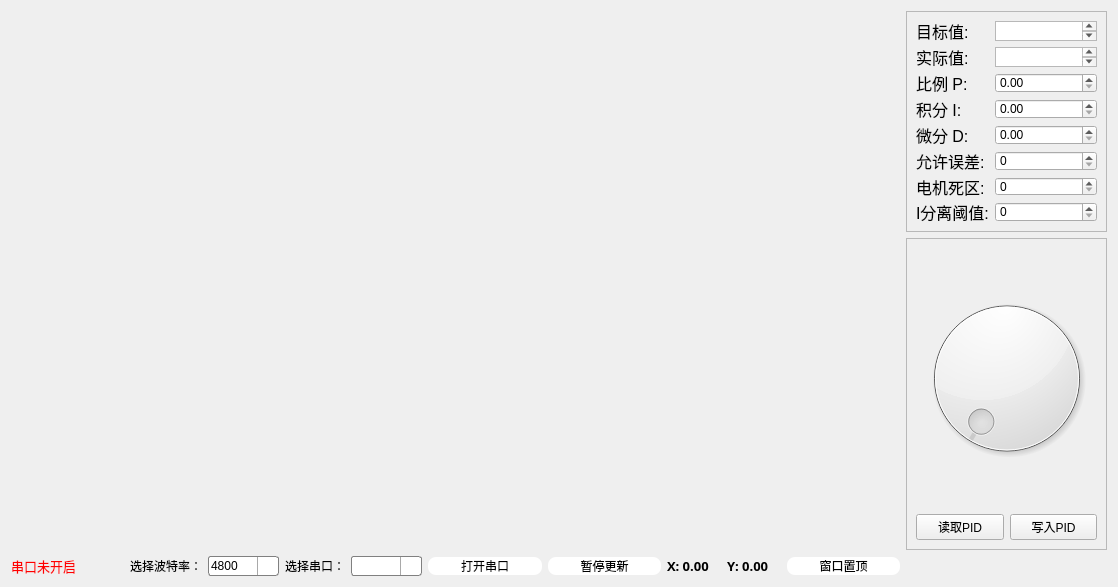
<?xml version="1.0" encoding="UTF-8"?>
<ui version="4.0">
 <class>Chart</class>
 <widget class="QWidget" name="Chart">
  <property name="geometry">
   <rect>
    <x>0</x>
    <y>0</y>
    <width>1118</width>
    <height>587</height>
   </rect>
  </property>
  <property name="windowTitle">
   <string>Form</string>
  </property>
  <layout class="QGridLayout" name="gridLayout_4">
   <item row="0" column="0" rowspan="2" colspan="6">
    <widget class="QCustomPlot" name="chartWidget" native="true">
     <property name="styleSheet">
      <string notr="true"/>
     </property>
    </widget>
   </item>
   <item row="0" column="6">
    <widget class="QFrame" name="frame">
     <property name="minimumSize">
      <size>
       <width>201</width>
       <height>221</height>
      </size>
     </property>
     <property name="maximumSize">
      <size>
       <width>201</width>
       <height>221</height>
      </size>
     </property>
     <property name="frameShape">
      <enum>QFrame::StyledPanel</enum>
     </property>
     <property name="frameShadow">
      <enum>QFrame::Raised</enum>
     </property>
     <layout class="QGridLayout" name="gridLayout_2">
      <item row="0" column="0">
       <layout class="QFormLayout" name="formLayout">
        <item row="0" column="0">
         <widget class="QLabel" name="label_4">
          <property name="font">
           <font>
            <pointsize>12</pointsize>
           </font>
          </property>
          <property name="text">
           <string>目标值:</string>
          </property>
         </widget>
        </item>
        <item row="0" column="1">
         <widget class="QTextBrowser" name="target_val_Text">
          <property name="styleSheet">
           <string notr="true">QLineEdit {
	/* 边框1px宽，颜色为深紫色 */
    border: 1px solid rgb(41, 57, 85);
	/* 给定3px边框圆角 */
    border-radius: 3px;
	/* 背景色定为白色吧 */
    background: white;
	/* 文本的大小 */
    font-size: 14px ;
}
 
QLineEdit:hover {
	/* 鼠标悬停时，我们将编辑框的边框设置为蓝色 */
    border: 1px solid blue; 
}</string>
          </property>
         </widget>
        </item>
        <item row="1" column="0">
         <widget class="QLabel" name="label_5">
          <property name="font">
           <font>
            <pointsize>12</pointsize>
           </font>
          </property>
          <property name="text">
           <string>实际值:</string>
          </property>
         </widget>
        </item>
        <item row="1" column="1">
         <widget class="QTextBrowser" name="fact_val_Text"/>
        </item>
        <item row="2" column="0">
         <widget class="QLabel" name="label_6">
          <property name="font">
           <font>
            <pointsize>12</pointsize>
           </font>
          </property>
          <property name="text">
           <string>比例 P:</string>
          </property>
         </widget>
        </item>
        <item row="2" column="1">
         <widget class="QDoubleSpinBox" name="pLineEdit"/>
        </item>
        <item row="3" column="0">
         <widget class="QLabel" name="label_7">
          <property name="font">
           <font>
            <pointsize>12</pointsize>
           </font>
          </property>
          <property name="text">
           <string>积分 I:</string>
          </property>
         </widget>
        </item>
        <item row="3" column="1">
         <widget class="QDoubleSpinBox" name="iLineEdit"/>
        </item>
        <item row="4" column="0">
         <widget class="QLabel" name="label_8">
          <property name="font">
           <font>
            <pointsize>12</pointsize>
           </font>
          </property>
          <property name="text">
           <string>微分 D:</string>
          </property>
         </widget>
        </item>
        <item row="4" column="1">
         <widget class="QDoubleSpinBox" name="dLineEdit"/>
        </item>
        <item row="5" column="0">
         <widget class="QLabel" name="label_11">
          <property name="font">
           <font>
            <pointsize>12</pointsize>
           </font>
          </property>
          <property name="text">
           <string>允许误差:</string>
          </property>
         </widget>
        </item>
        <item row="5" column="1">
         <widget class="QSpinBox" name="allowable_error_QSpinBox"/>
        </item>
        <item row="6" column="0">
         <widget class="QLabel" name="label_9">
          <property name="font">
           <font>
            <pointsize>12</pointsize>
           </font>
          </property>
          <property name="text">
           <string>电机死区:</string>
          </property>
         </widget>
        </item>
        <item row="6" column="1">
         <widget class="QSpinBox" name="dead_zone_spinBox"/>
        </item>
        <item row="7" column="0">
         <widget class="QLabel" name="label_10">
          <property name="font">
           <font>
            <pointsize>12</pointsize>
           </font>
          </property>
          <property name="text">
           <string>I分离阈值:</string>
          </property>
         </widget>
        </item>
        <item row="7" column="1">
         <widget class="QSpinBox" name="I_Separate_spinBox"/>
        </item>
       </layout>
      </item>
     </layout>
    </widget>
   </item>
   <item row="1" column="6">
    <widget class="QFrame" name="frame_2">
     <property name="minimumSize">
      <size>
       <width>201</width>
       <height>0</height>
      </size>
     </property>
     <property name="maximumSize">
      <size>
       <width>201</width>
       <height>16777215</height>
      </size>
     </property>
     <property name="frameShape">
      <enum>QFrame::StyledPanel</enum>
     </property>
     <property name="frameShadow">
      <enum>QFrame::Raised</enum>
     </property>
     <layout class="QGridLayout" name="gridLayout_3">
      <item row="0" column="0" colspan="2">
       <widget class="QDial" name="dial"/>
      </item>
      <item row="1" column="0">
       <widget class="QPushButton" name="readPidButton">
        <property name="text">
         <string>读取PID</string>
        </property>
       </widget>
      </item>
      <item row="1" column="1">
       <widget class="QPushButton" name="writePidButton">
        <property name="text">
         <string>写入PID</string>
        </property>
       </widget>
      </item>
     </layout>
    </widget>
   </item>
   <item row="2" column="0">
    <widget class="QLabel" name="serialTipLabel">
     <property name="font">
      <font>
       <family>宋体</family>
       <pointsize>10</pointsize>
      </font>
     </property>
     <property name="styleSheet">
      <string notr="true">color: rgb(255, 0, 0);</string>
     </property>
     <property name="text">
      <string>串口未开启</string>
     </property>
    </widget>
   </item>
   <item row="2" column="1">
    <layout class="QGridLayout" name="gridLayout">
     <item row="0" column="1">
      <widget class="QComboBox" name="baudComboBox">
       <property name="styleSheet">
        <string notr="true">QComboBox {
    border: 1px solid gray;
    border-radius: 3px;
    padding: 1px 2px 1px 2px;
	max-width: 6em;
}

QComboBox::drop-down {
    subcontrol-origin: padding;
    subcontrol-position: top right;
    width: 20px;
    border-left-width: 1px;
    border-left-color: darkgray;
    border-left-style: solid;
    border-top-right-radius: 3px; 
    border-bottom-right-radius: 3px;
}

QComboBox::down-arrow {
    image: url(://image/down_arrow_16.png);
}
</string>
       </property>
       <item>
        <property name="text">
         <string>4800</string>
        </property>
       </item>
       <item>
        <property name="text">
         <string>9600</string>
        </property>
       </item>
       <item>
        <property name="text">
         <string>19200</string>
        </property>
       </item>
       <item>
        <property name="text">
         <string>38400</string>
        </property>
       </item>
       <item>
        <property name="text">
         <string>57600</string>
        </property>
       </item>
       <item>
        <property name="text">
         <string>115200</string>
        </property>
       </item>
       <item>
        <property name="text">
         <string>128000</string>
        </property>
       </item>
       <item>
        <property name="text">
         <string>256000</string>
        </property>
       </item>
      </widget>
     </item>
     <item row="0" column="3">
      <widget class="QComboBox" name="portComboBox">
       <property name="styleSheet">
        <string notr="true">QComboBox {
    border: 1px solid gray;
    border-radius: 3px;
    padding: 1px 2px 1px 2px;
	max-width: 6em;
}

QComboBox::drop-down {
    subcontrol-origin: padding;
    subcontrol-position: top right;
    width: 20px;
    border-left-width: 1px;
    border-left-color: darkgray;
    border-left-style: solid;
    border-top-right-radius: 3px; 
    border-bottom-right-radius: 3px;
}

QComboBox::down-arrow {
    image: url(://image/down_arrow_16.png);
}
</string>
       </property>
      </widget>
     </item>
     <item row="0" column="2">
      <widget class="QLabel" name="portLabel">
       <property name="font">
        <font>
         <family>宋体</family>
         <pointsize>9</pointsize>
        </font>
       </property>
       <property name="text">
        <string>选择串口：</string>
       </property>
      </widget>
     </item>
     <item row="0" column="0">
      <widget class="QLabel" name="baudLabel">
       <property name="font">
        <font>
         <family>宋体</family>
         <pointsize>9</pointsize>
        </font>
       </property>
       <property name="text">
        <string>选择波特率：</string>
       </property>
      </widget>
     </item>
    </layout>
   </item>
   <item row="2" column="2">
    <widget class="QPushButton" name="openSerialButton">
     <property name="styleSheet">
      <string notr="true">/*按钮普通态*/
QPushButton
{
    /*背景颜色*/  
    background-color:rgb(255 , 255 , 255);
    /*边框圆角半径为8像素*/ 
    border-radius:8px;
}

/*按钮停留态*/
QPushButton:hover
{
    /*背景颜色*/  
    background-color:rgb(197, 212, 244);
}

/*按钮按下态*/
QPushButton:pressed
{
    /*背景颜色*/  
    background-color: rgb(162, 188, 228);
    /*左内边距为3像素，让按下时字向右移动3像素*/  
    padding-left:3px;
    /*上内边距为3像素，让按下时字向下移动3像素*/  
    padding-top:3px;
}</string>
     </property>
     <property name="text">
      <string>打开串口</string>
     </property>
    </widget>
   </item>
   <item row="2" column="3">
    <widget class="QPushButton" name="pauseUpdateButton">
     <property name="styleSheet">
      <string notr="true">/*按钮普通态*/
QPushButton
{
    /*背景颜色*/  
    background-color:rgb(255 , 255 , 255);
    /*边框圆角半径为8像素*/ 
    border-radius:8px;
}</string>
     </property>
     <property name="text">
      <string>暂停更新</string>
     </property>
    </widget>
   </item>
   <item row="2" column="4">
    <layout class="QGridLayout" name="gridLayout_7">
     <item row="0" column="0">
      <widget class="QLabel" name="xLabel">
       <property name="font">
        <font>
         <family>宋体</family>
         <pointsize>10</pointsize>
         <weight>75</weight>
         <bold>true</bold>
        </font>
       </property>
       <property name="text">
        <string>X: 0.00</string>
       </property>
      </widget>
     </item>
     <item row="0" column="1">
      <widget class="QLabel" name="yLabel">
       <property name="font">
        <font>
         <family>宋体</family>
         <pointsize>10</pointsize>
         <weight>75</weight>
         <bold>true</bold>
        </font>
       </property>
       <property name="text">
        <string>Y: 0.00</string>
       </property>
      </widget>
     </item>
    </layout>
   </item>
   <item row="2" column="5">
    <widget class="QPushButton" name="windowTopButton">
     <property name="styleSheet">
      <string notr="true">/*按钮普通态*/
QPushButton
{
    /*背景颜色*/  
    background-color:rgb(255 , 255 , 255);
    /*边框圆角半径为8像素*/ 
    border-radius:8px;
}</string>
     </property>
     <property name="text">
      <string>窗口置顶</string>
     </property>
     <property name="shortcut">
      <string/>
     </property>
    </widget>
   </item>
  </layout>
 </widget>
 <customwidgets>
  <customwidget>
   <class>QCustomPlot</class>
   <extends>QWidget</extends>
   <header location="global">qcustomplot.h</header>
   <container>1</container>
  </customwidget>
 </customwidgets>
 <resources/>
 <connections/>
</ui>
